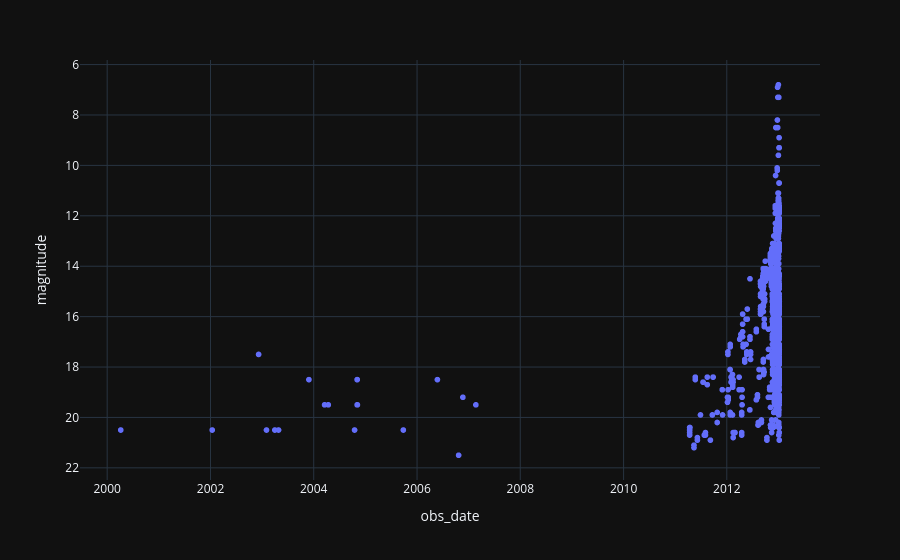

This figure's notebook cell:
### Code cell
fig = px.scatter(cometa_procesado_df, x='obs_date', y='magnitude', template= 'plotly_dark')
fig.update_yaxes(autorange="reversed")
fig.show()

### Figure 1 — Plotly figure (JSON) as saved in the notebook; plotly's stock layout.template omitted (floating-point values rounded to 4 significant figures; data arrays with more than 128 entries replaced by an {"elided": "..."} marker saying what was removed)
{"data": [{"hovertemplate": "obs_date=%{x}<br>magnitude=%{y}<extra></extra>", "legendgroup": "", "marker": {"color": "#636efa", "symbol": "circle"}, "mode": "markers", "name": "", "showlegend": false, "type": "scattergl", "x": {"elided": "4265 str values"}, "xaxis": "x", "y": {"elided": "4265 float values"}, "yaxis": "y"}], "layout": {"legend": {"tracegroupgap": 0}, "margin": {"t": 60}, "xaxis": {"anchor": "y", "domain": [0, 1], "title": {"text": "obs_date"}}, "yaxis": {"anchor": "x", "autorange": "reversed", "domain": [0, 1], "title": {"text": "magnitude"}}}}
